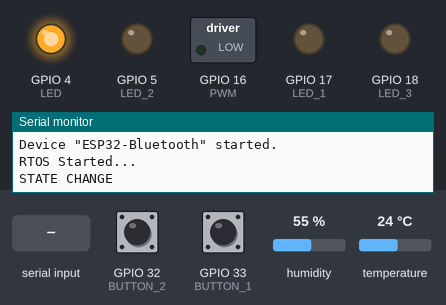
Recording of a sketch running on a simulated ESP32. Parts: switched loads named in the sketch (green lamp = pin HIGH), output pins drawn as LEDs (lit = HIGH), the last lines printed to the serial monitor. The inputs (shaded band) are chosen by the test bench; at power-on: GPIO 32 (BUTTON_2) LOW, GPIO 33 (BUTTON_1) HIGH, humidity 55 %, temperature 24 °C (analog values on the 0–4095 scale). Nothing arrives over Bluetooth unless stated.

Above: at 1.2 s.
1.3 s: GPIO 32 (BUTTON_2) pulled HIGH for 0.15 s
At 2.7 s:
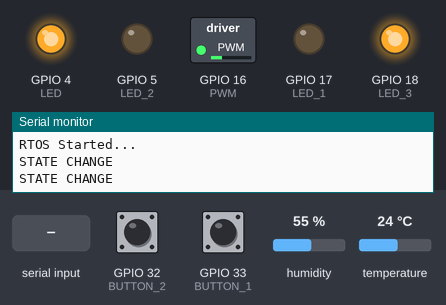
6.7 s: "P90\n" received over the second serial link
At 7.8 s:
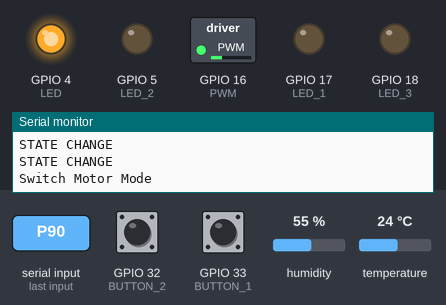
16.5 s: "P,45\n" received over the second serial link
At 20.3 s:
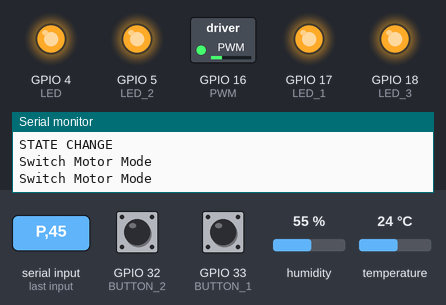
26.5 s: GPIO 32 (BUTTON_2) pulled HIGH for 1 s
At 27.3 s:
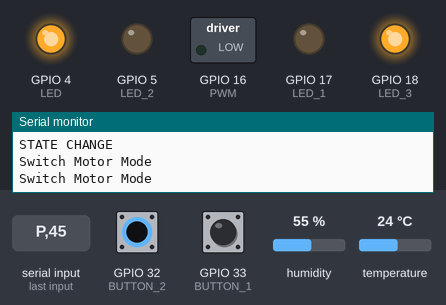
36.5 s: GPIO 32 (BUTTON_2) pulled HIGH for 3.2 s
At 37.9 s:
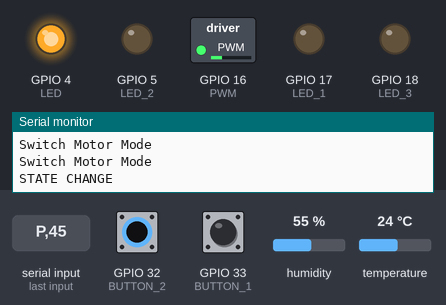
Timing chart, 0 to 46.5 s (numbered marks = the images above; inputs shaded):
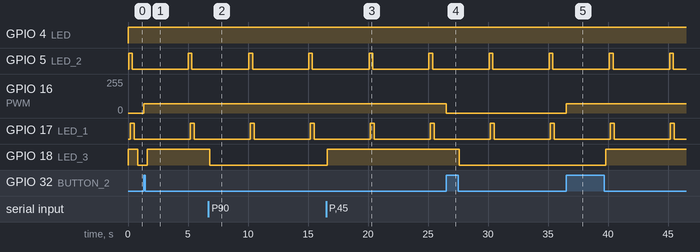

The sketch:

source_code.ino
```cpp
#include "Config.h"
#include "Globals.h"
#include "bluetooth.h"
#include "sensor.h"
#include "pwm_driver.h"
#include "status.h"
// import thư viện
void setup() {
    // Khởi tạo IO
    pinMode(LED, OUTPUT);
    pinMode(LED_1, OUTPUT);
    pinMode(LED_2, OUTPUT);
    pinMode(LED_3, OUTPUT);
    pinMode(BUTTON_1, INPUT);
    pinMode(BUTTON_2, INPUT);
    analogReadResolution(8);

    // Khởi động Bluetooth
    Serial.begin(115200);
    SerialBT.begin(BT_NAME);
    Serial.printf("Device \"%s\" started.\n", BT_NAME);

    // Setup Sensor
    dht.setup(DHTPIN, DHT_TYPE);

    // Create Tasks
    xTaskCreatePinnedToCore(BTh, "BTh", 4096, NULL, 1, NULL, 1);
    xTaskCreatePinnedToCore(status, "status", 1024, NULL, 0, NULL, 0);
    xTaskCreatePinnedToCore(pwmdriver, "pwmdriver", 4096, NULL, 1, NULL, 0);
    xTaskCreatePinnedToCore(sensors, "sensors", 4096, NULL, 1, NULL, 1);

    Serial.println("RTOS Started...");
}

void loop() {
    vTaskDelay(2000 / portTICK_PERIOD_MS);
} // main super loop
```

Globals.cpp
```cpp
#include "Globals.h"

// Parameters & Variable Initial

BluetoothSerial SerialBT;
DHTesp dht;
// gán giá trị khởi tạo ban đầu
volatile int    state = 0;
volatile int    level = 0;
volatile float  temper = 0;
volatile float  humid = 0;
volatile bool   available = false;
volatile bool   send = false;
volatile bool   pass1 = false;
volatile bool   pass2 = false;
```

Globals.h
```cpp
#ifndef GLOBALS_H
#define GLOBALS_H

#include <Arduino.h>
#include "BluetoothSerial.h" // thư viện Bluetooth
#include "DHTesp.h"          // thư viện cảm biến

// Chia sẻ đối tượng phần cứng
extern BluetoothSerial SerialBT;
extern DHTesp dht;

// Share biến trạng thái toàn cục share giữa các task với nhau
extern volatile int    state;     // biến gán chế độ điều khiển
extern volatile int    level;     // biến gán điều khiển tốc độ pwm
extern volatile float  temper;     // biến nhiệt độ
extern volatile float  humid;     // biến độ ẩm
extern volatile bool   available;     // biến trạng thái kết nối
extern volatile bool   send;     // biến trạng thái gửi data qua điện thoại
extern volatile bool   pass1;     // biến trạng thái đọc cảm biến thành công
extern volatile bool   pass2;     // biến trạng thái đọc cảm biến fail
#endif
```

bluetooth.cpp
```cpp
//block nhận và gửi dữ liệu Bluetooth qua lại giữa module và điện thoại
#include "bluetooth.h"
#include "Config.h"
#include "Globals.h"

void BTh(void *parameter) { // chương trình điều khiển nhận và gửi tín hiệu qua điện thoại bằng Bluetooth
    // Cấp phát bộ nhớ đệm tạm thời nếu cần xử lý chuỗi
    // char buffer[128];
    for (;;) {
      bool hasActivity = false; // trạng thái hoạt động
      uint8_t value = 0; // biến gán giá trị cho level
      if (SerialBT.available()) {
        hasActivity = true; // điều khiển delay
        //-----------------NHẬN DATA TỪ ĐIỆN THOẠI---------------------//
        String data = SerialBT.readStringUntil('\n'); // đọc giá trị nhận đc từ Bluetooth tới khi gặp \n
        vTaskDelay(5 / portTICK_PERIOD_MS);
        data.trim(); // cắt dữ liệu nhận được
        if (data.length() > 0) {
          char commandChar = data.charAt(0); //Lấy chữ đầu
          String valueString = data.substring(1); // Cắt chuỗi số
          value = valueString.toInt(); // Giá trị số, data
          // ----------PHÂN LOẠI LỆNH ĐIỀU KHIỂN trên điện thoại-----------//
          switch (commandChar) {
            case 'M': // Lệnh cho Motor
              if (state == 0 && level <= 3) // state = 0 -> chỉnh bằng nút nhấn trên module/ điện thoại
              {
                level = value; //
                Serial.printf("Set Motor at: %d\n", level);
                vTaskDelay(5 / portTICK_PERIOD_MS);
              }
              break;
            case 'P': // chuyển chế độ
              state = !state; //IF STATE = 1 -> điều chỉnh theo nhiệt độ
              Serial.println("Switch Motor Mode\n");
              vTaskDelay(5 / portTICK_PERIOD_MS);
              break;
            default:
              Serial.println("-\n");
              break;
          //-------------------------//---------------------//
          //
          }
        }
        //--------------------------//---------------------------------//
      }
      available = SerialBT.hasClient(); // báo hiệu đèn led
      if (SerialBT.hasClient() && send) {
            SerialBT.print("Temperature: ");
            SerialBT.println(temper);
            SerialBT.print("Humidity: ");
            SerialBT.println(humid);
            send = false;
            digitalWrite(LED_2, HIGH);
            vTaskDelay(300 / portTICK_PERIOD_MS);
            digitalWrite(LED_2, LOW);
          }
      if (SerialBT.hasClient()) {
        if (state) {
        SerialBT.println("POWER:1"); // gửi trạng thái nút bấm động trên app
        } else {
        SerialBT.println("POWER:0"); // gửi trạng thái nút bấm động trên app
        }
      }
      // DELAY TASK SWITCH linh hoạt
      if (hasActivity) {
        vTaskDelay(5 / portTICK_PERIOD_MS);
      } else {
        vTaskDelay(50 / portTICK_PERIOD_MS);
      }
    }
  }
```

bluetooth.h
```cpp
// bluetooth.h
#ifndef BLUETOOTH_H
#define BLUETOOTH_H

#include <Arduino.h>

void BTh(void *parameter); // Khai báo hàm task

#endif
```

sensor.cpp
```cpp
//block nhận giá trị từ cảm biến DHT và gán giá trị
#include "sensor.h"
#include "Config.h"
#include "Globals.h"

 void sensors(void *parameter) {
    for (;;) {
    // Đọc nhiệt độ và độ ẩm vào struct
    TempAndHumidity newValues = dht.getTempAndHumidity();
    // Kiểm tra trạng thái cảm biến
    if (dht.getStatus() == 0) {         // GIÁ TRỊ 0 = ỔN
      float t = newValues.temperature;  // ghi giá trị
      float h = newValues.humidity;     // ghi giá trị

      // Update & gửi cho điện thoại dữ liệu đo được
      pass1 = true;
      if (t > 0 && h < 100) { // lọc giá trị nhiễu
        temper = t; // gán biến toàn cục
        humid  = h; // gán biến toàn cục
        send = true;
      }
    } else {
      pass2 = true; // Báo ghi chưa thành công, lần sau ghi lại
    }

    // DHT11 cần nghỉ tối thiểu 2s
    vTaskDelay(5000 / portTICK_PERIOD_MS);
  }
}
```

sensor.h
```cpp
// sensor.h
#ifndef SENSOR_H
#define SENSOR_H
#include <Arduino.h>

void sensors(void *parameter); // Khai báo hàm task

#endif
```

status.cpp
```cpp
//block hiển thị led
#include "status.h"
#include "Config.h"
#include "Globals.h"

void status(void *parameter) {
  for (;;) { //LED TRẠNG THÁI ESP PAIR VỚI ĐIỆN THOẠI
    if (available) {
      digitalWrite(LED, HIGH); // TRẠNG THÁI ĐÃ KẾT NỐI
      } else {
        digitalWrite(LED, HIGH); // TRẠNG THÁI TREO MÁY, KHÔNG KẾT NỐI // blink
        vTaskDelay(500 / portTICK_PERIOD_MS);
        digitalWrite(LED, LOW);
        vTaskDelay(200 / portTICK_PERIOD_MS);
      }
      if (state == 0) {
        digitalWrite(LED_3, HIGH); //led 3
        vTaskDelay(200 / portTICK_PERIOD_MS);
      }
      else {
        digitalWrite(LED_3, LOW);
        vTaskDelay(200 / portTICK_PERIOD_MS);
      }
      if (pass1) {
        digitalWrite(LED_1, HIGH);
        vTaskDelay(300 / portTICK_PERIOD_MS);
        digitalWrite(LED_1, LOW);
        vTaskDelay(300 / portTICK_PERIOD_MS);
        pass1 = false;
      } else if (pass2) {
        digitalWrite(LED_1, HIGH);
        vTaskDelay(100 / portTICK_PERIOD_MS);
        digitalWrite(LED_1, LOW);
        vTaskDelay(100 / portTICK_PERIOD_MS);
        digitalWrite(LED_1, HIGH);
        vTaskDelay(100 / portTICK_PERIOD_MS);
        digitalWrite(LED_1, LOW);
        pass2 = false;
      }
  }
}
```

status.h
```cpp
// status.h
#ifndef STATUS_H
#define STATUS_H
#include <Arduino.h>

void status(void *parameter);// Khai báo hàm task

#endif
```

Config.h
```cpp
#ifndef CONFIG_H
#define CONFIG_H

// định dạng chân trên esp32
#define DHTPIN      14  // chân đọc dữ liệu từ cảm biến DHT-11 //READ
#define LED         4   // led tín hiệu bluetooth kết nối     //WRITE
#define LED_1       17  // led cảm biến trạng thái đọc       //WRITE
#define LED_2       5   // led tín hiệu gửi qua điện thoại   //WRITE
#define LED_3       18  // led hiển thị chế độ               //WRITE
#define PWM         16  // chân điều khiển motor             //WRITE
#define BUTTON_1    33  // nút nhấn điều chỉnh pwm           //READ
#define BUTTON_2    32  // nút nhấn chuyển chế độ điều khiển //READ
// Settings
#define DHT_TYPE    DHTesp::DHT11 //  loại cảm biến sử dụng
#define BT_NAME     "ESP32-Bluetooth" // tên nhận diện

#endif
```

pwm_driver.cpp
```cpp
//block điều khiển pwm ra quạt
//non-blocking
#include "pwm_driver.h"
#include "Config.h"
#include "Globals.h"

 void pwmdriver(void *parameter) {
    static int last_pwm = 0; // giá trị pwm trước
    int pwm = 0;
    analogWrite(PWM, pwm);
    for (;;) {
       if (state == 0) {
        if (digitalRead(BUTTON_1) == LOW) { // Phát hiện nhấn
        vTaskDelay(20 / portTICK_PERIOD_MS);
        if (digitalRead(BUTTON_1) == LOW) {
          level++;
          if (level > 3) {
            level = 0;
          }
          //Serial.printf("LEVEL CHANGE: %d\n", level);
          while (digitalRead(BUTTON_1) == LOW) {
            vTaskDelay(10 / portTICK_PERIOD_MS);
          }//
        }//
      }//
    }//
    if (digitalRead(BUTTON_2) == LOW) { //
      vTaskDelay(20 / portTICK_PERIOD_MS); //
      //
      if (digitalRead(BUTTON_2) == LOW) {//
        state = !state; // Đảo trạng thái//
        level = 0;//
        Serial.println("STATE CHANGE");

        while (digitalRead(BUTTON_2) == LOW) {
          vTaskDelay(10 / portTICK_PERIOD_MS);
        };
      }
    }
      if (state == 0) {  // quạt chỉnh theo mức độ
      switch (level) { // phân loại level
        case 0:
          pwm = 0; // quạt dừng
          break;
        case 1:
          pwm = 60;
          break;
        case 2:
          pwm = 110;
          break;
        case 3:
          pwm = 180;
          break;
        default:
          //Serial.println("Unavaible");
          break;
      }
      } else { // chế độ tự động
          if (temper >= 33) pwm = 200;
          else if (temper >= 30) pwm = 170;
          else if (temper >= 27) pwm = 130;
          else if (temper >= 25) pwm = 100;
          else if (temper >= 22) pwm = 70;
          else pwm = 0;
      }
    // nếu pwm được cập nhật thì mới analogWrite
    if (pwm != last_pwm) {
      analogWrite(PWM, pwm);
      last_pwm = pwm;
      }
      vTaskDelay(50 / portTICK_PERIOD_MS);
      }
  }
```

pwm_driver.h
```cpp
// pwm_driver.h
#ifndef PWM_DRIVER_H
#define PWM_DRIVER_H

#include <Arduino.h>

void pwmdriver(void *parameter); // Khai báo hàm task

#endif
```

Measured:
- after the input at 1.3 s, GPIO 16 (PWM): 0/255 → 70/255 at once; GPIO 18 (LED_3): LOW → HIGH after 0.30 s
- after the input at 6.7 s, GPIO 18 (LED_3): HIGH → LOW after 0.10 s
- after the input at 16.5 s, GPIO 18 (LED_3): LOW → HIGH after 0.10 s
- after the input at 26.5 s, GPIO 16 (PWM): 70/255 → 0/255 at once; GPIO 18 (LED_3): HIGH → LOW after 1.1 s
- after the input at 36.5 s, GPIO 16 (PWM): 0/255 → 70/255 at once; GPIO 18 (LED_3): LOW → HIGH after 3.3 s
- by itself, GPIO 5 (LED_2), GPIO 17 (LED_1): alternates HIGH for 0.30 s and LOW for 4.7 s
